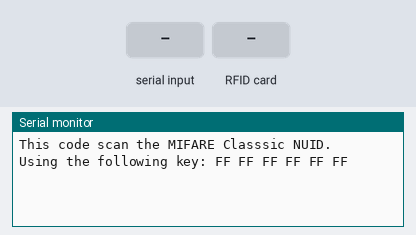
Simulated run of this sketch. Board: Arduino Mega 2560, built with avr-gcc and run on an emulated ATmega2560. On the bench: the last lines printed to the serial monitor. The inputs (shaded band) are chosen by the test bench.

Above: at 1.2 s.
1.3 s: "ler\n" received over Serial
At 2.5 s:
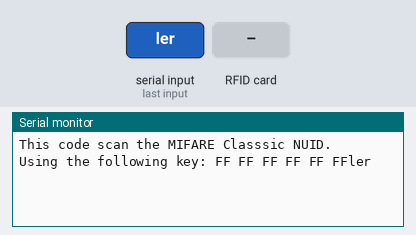
2.8 s: RFID card 5E 7A 19 C4 held to the reader
At 3.6 s:
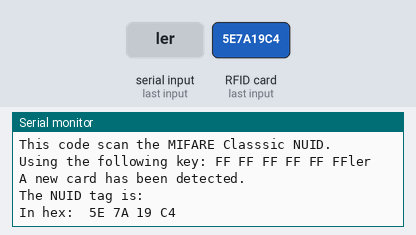
4.3 s: "pass\n" received over Serial
At 4.7 s:
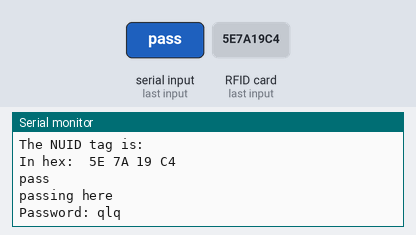
5.8 s: "1\n" received over Serial
At 6.2 s:
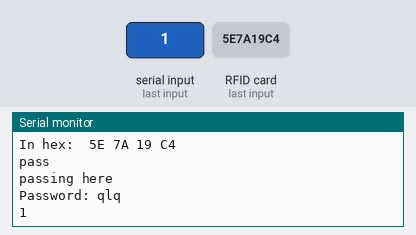

The sketch:

sketch_nov30a.ino
```cpp
// (licence header left out)
/**********************************************************
                MODIFICADO POR VICTOR FROES
 *********************************************************/

#include <SPI.h>
#include <MFRC522.h>

/* ******* USANDO ESSAS PORTAS, VERIFICAR SE NAO ESTIVER CONECTANDO *********** */
#define SS_PIN 53
#define RST_PIN 5
/* **************************************************************************** */

MFRC522 rfid(SS_PIN, RST_PIN);  // Instance of the class

MFRC522::MIFARE_Key key;

// Init array that will store new NUID
byte nuidPICC[4];

/* inicialmente nao le rfid. so le quando recebe comando pra leitura */
bool time_to_read = false;

/* VARIAVEL DE SIMULACAO DE ENVIO DA SENHA */
bool send_pass = false;

void setup() {
  Serial.begin(9600);
  SPI.begin();      // Init SPI bus
  rfid.PCD_Init();  // Init MFRC522

  for (byte i = 0; i < 6; i++) {
    key.keyByte[i] = 0xFF;
  }

  Serial.println(F("This code scan the MIFARE Classsic NUID."));
  Serial.print(F("Using the following key:"));
  printHex(key.keyByte, MFRC522::MF_KEY_SIZE);
}

void loop() {
  if (Serial.available() > 0) {
    String texto = Serial.readStringUntil('\n');
    texto.trim();
    Serial.println(texto);
    if (texto == "ler")
      time_to_read = true;

    /* ****** SIMULANDO RECEBIMENTO DE SENHA ******* */
    else if (texto == "pass")
    {
      Serial.println("passing here");
      send_pass = true;
    }
    /* ********************************************* */
  }

  if (time_to_read) {
// Reset the loop if no new card present on the sensor/reader. This saves the entire process when idle.
    if (!rfid.PICC_IsNewCardPresent())
     return;

  // Verify if the NUID has been readed
    if (!rfid.PICC_ReadCardSerial())
      return;

    if (rfid.uid.uidByte[0] != nuidPICC[0] || rfid.uid.uidByte[1] != nuidPICC[1] || rfid.uid.uidByte[2] != nuidPICC[2] || rfid.uid.uidByte[3] != nuidPICC[3]) {
      Serial.println(F("A new card has been detected."));

      // Store NUID into nuidPICC array
      for (byte i = 0; i < 4; i++) {
        nuidPICC[i] = rfid.uid.uidByte[i];
      }

      Serial.println(F("The NUID tag is:"));
      Serial.print(F("In hex: "));
      printHex(rfid.uid.uidByte, rfid.uid.size);
      Serial.println();
      //Serial.print(F("In dec: "));
      //printDec(rfid.uid.uidByte, rfid.uid.size);
      //Serial.println();
    } else Serial.println(F("Card read previously."));

    // Halt PICC
    //rfid.PICC_HaltA();

    // Stop encryption on PCD
    //rfid.PCD_StopCrypto1();

    time_to_read = false;
  }

  if (send_pass) {
    Serial.println("Password: qlq");
    send_pass = false;
  }
}

/**
 * Helper routine to dump a byte array as hex values to Serial.
 */
void printHex(byte *buffer, byte bufferSize) {
  for (byte i = 0; i < bufferSize; i++) {
    Serial.print(buffer[i] < 0x10 ? " 0" : " ");
    Serial.print(buffer[i], HEX);
  }
}

/**
 * Helper routine to dump a byte array as dec values to Serial.
 */
void printDec(byte *buffer, byte bufferSize) {
  for (byte i = 0; i < bufferSize; i++) {
    Serial.print(' ');
    Serial.print(buffer[i], DEC);
  }
}
```

Measured:
- after the input at 1.3 s, the serial monitor: prints a new line at once (image 1)
- after the input at 2.8 s, the serial monitor: prints a new line at once (image 2)
- after the input at 4.3 s, the serial monitor: prints a new line at once (image 3)
- after the input at 5.8 s, the serial monitor: prints a new line at once (image 4)
